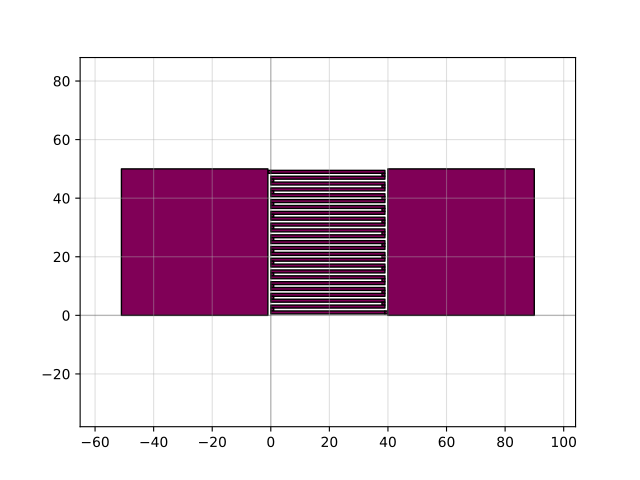

This figure's Python source:
import gdsfactory as gf

c = gf.components.resistance_meander(pad_size=[50.0, 50.0], num_squares=1000, width=1.0, res_layer='M3', pad_layer='M3', gnd_layer='M3')
c.plot()
